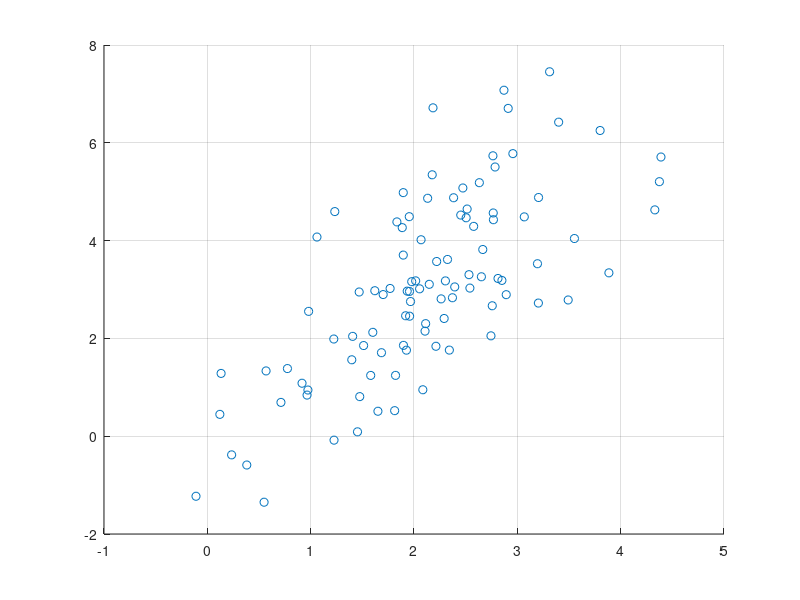

Reproduce this figure in MATLAB. (Note: this script raises an error after producing the figure.)
clear all
close all
clc

rozsah = 100;
muA = [2,3];
rho1 = 0.7;
s1 = 1;
s2 = 3;
sigmaA = [s1, sqrt(s1*s2)*rho1;sqrt(s1*s2)*rho1,s2];
rng default
A=mvnrnd(muA, sigmaA, rozsah);

%muB = [3,3];
%rho2 = -0.99; 
%sigmaB = [s1, sqrt(s1*s2)*rho2;sqrt(s1*s2)*rho2,s2];
%rng default
%B = mvnrnd(muA, sigmaA, rozsha);
%B = mvnrnd(muB, sigmaB, rozsha);

%Data = [A;B];
%S = [ones(size(A,1), 1); 2*ones(size(B,1),1)];

figure
hold on
plot(A(:,1),A(:,2),'o')
%plot(B(:,1),B(:,2),'xr')
%scatter(Data(:,1),Data(:,2),10,3,'filled');
grid on

MyScatter3(A(:,1),A(:,2))
%MyScatter3(Data(:,1),Data(:,2),3)

Data = A;
[n,m] = size(Data);
DataMean = mean(Data);
DataStd = std(Data);
B = (Data - repmat(DataMean, [n 1])) ./ repmat(DataStd, [n 1]);
B2 = zscore(Data);

MyScatter3(B(:,1),B(:,2))
MyScatter3(B2(:,1),B2(:,2))
[V,D] = eig(cov(B));
[coeff, score, latent, tsquared, explained, mu] = pca(B);

score2 = B * coeff;

Bopozit = (B * coeff) * coeff';
Dataopozit = ((B * coeff) * coeff') .* repmat(DataStd,[n 1]) + repmat(DataMean, [n 1])

var(score)
cumsum(var(score)) / sum(var(score))

figure
biplot(coeff(:,1:2),'scores',score(:,1:2));



